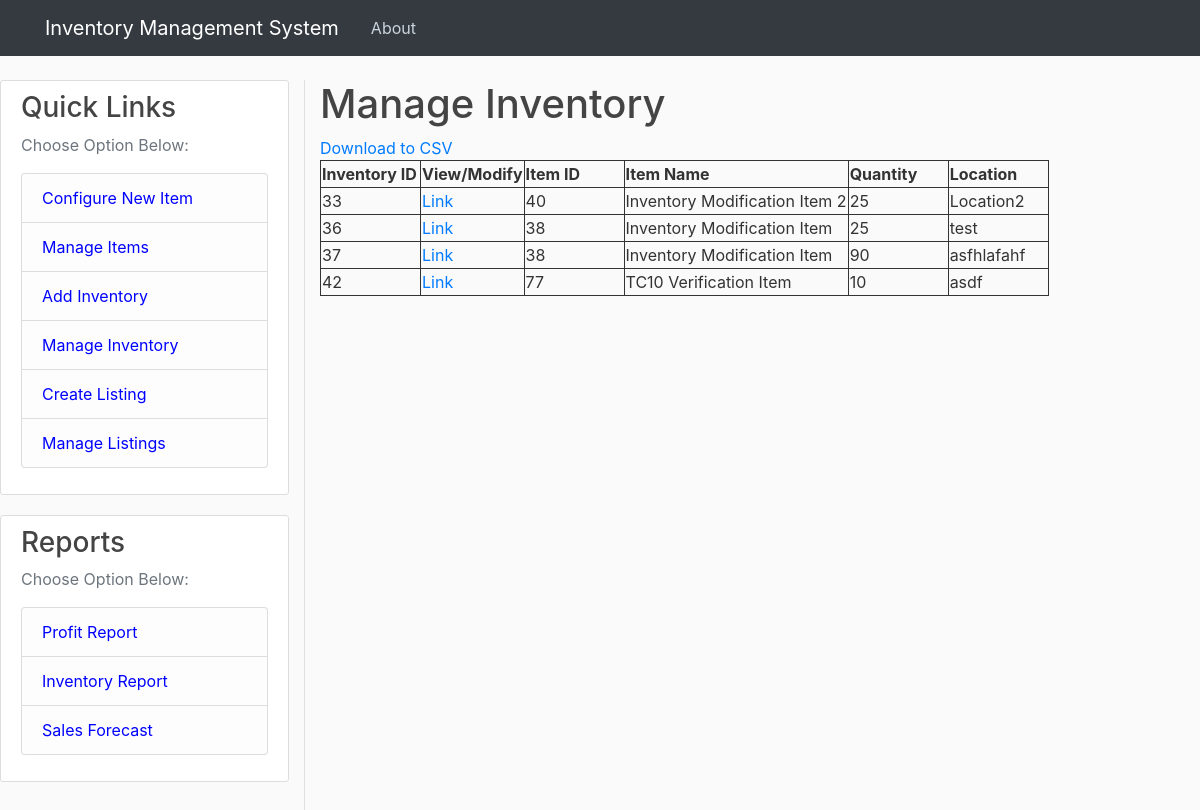
The app's page /inventory_list, older data.
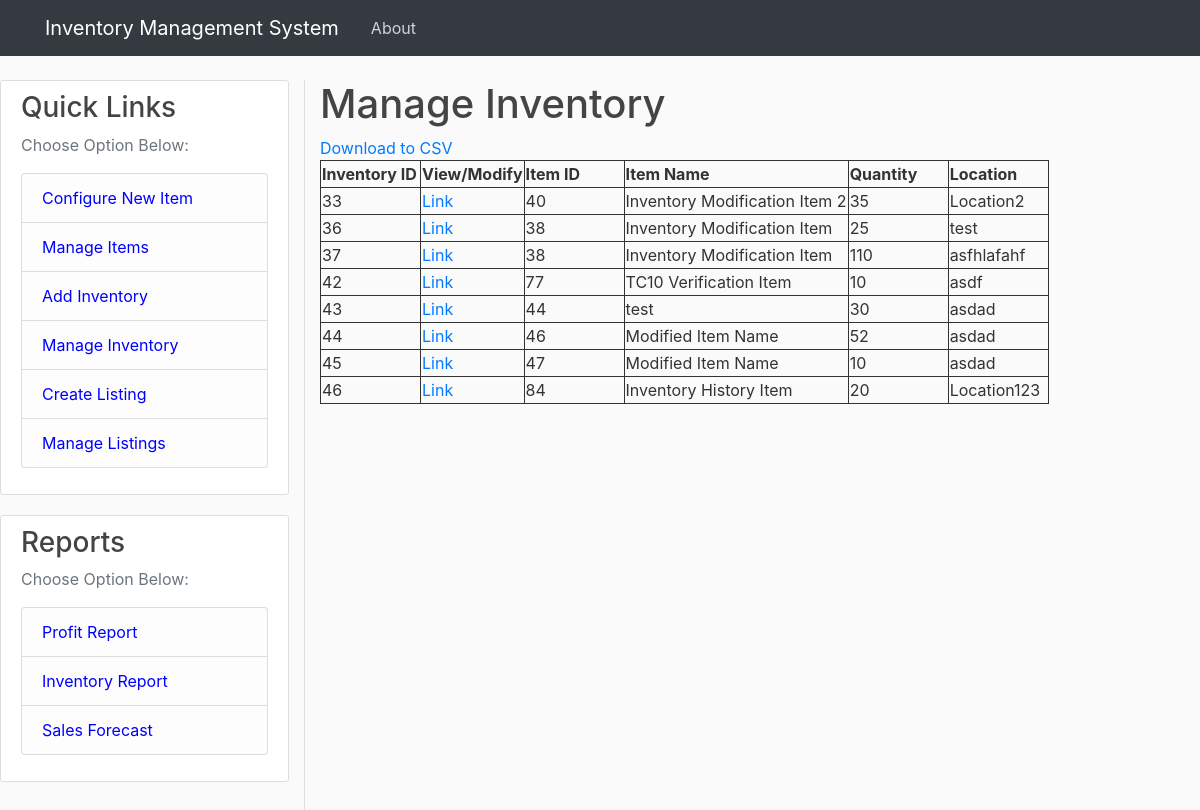
The same page, newer data.
### tables this page shows
CREATE TABLE "inventory" (
	inventory_id INTEGER NOT NULL PRIMARY KEY AUTOINCREMENT,
	quantity INTEGER,
	item_id INTEGER, location_string TEXT, unit_price REAL,
	CONSTRAINT NewTable_items_FK FOREIGN KEY (item_id) REFERENCES items(item_id)
);

CREATE TABLE items (
	item_id INTEGER NOT NULL PRIMARY KEY AUTOINCREMENT,
	item_name TEXT,
	item_description TEXT
);

### inventoryWebApp.py (the view)
@app.route("/inventory_list", methods=['GET', 'POST'])
def inventory_list():
    inventory = get_inventory()     # Retrieving all data from inventory database
    items = get_items()     # Retrieving all data from the items database
    if len(inventory) > 0:  # Verifying there are entries in inventory table, else return blank list
        df_inventory = pd.DataFrame(inventory)  # Converting inventory and Items to DataFrames to join
        df_items = pd.DataFrame(items)
        df_merge = pd.merge(df_inventory, df_items, how='inner', on='item_id')  # Joining to bring in item_name
        df_merge = df_merge[['inventory_id', 'item_id', 'item_name', 'quantity', 'location_string']]    # Reducing to just necessary columns
        json_output = df_merge.to_dict(orient='records')
    else:
        json_output = []
    return render_template('inventory_list.html', json_data=json_output)

### inventoryDbFunctions.py (called while the page is built)
def create_connection(db_file=None):
    if db_file:
        print(db_file)
    else:
        db_file = prod_db_file
    conn2 = sqlite3.connect(db_file)
    return conn2

def get_items(item_id=0, db_file=None):
    items = []
    try:
        conn = create_connection(db_file)
        conn.row_factory = sqlite3.Row
        cur = conn.cursor()
        if item_id == 0:
            cur.execute("SELECT * FROM ITEMS")
        else:
            id_str = str(item_id)
            cur.execute("SELECT * FROM ITEMS WHERE item_id = " + id_str)
        rows = cur.fetchall()
        for i in rows:
            item = {}
            item["item_id"] = i["item_id"]
            item["item_name"] = i["item_name"]
            item["item_description"] = i["item_description"]
            items.append(item)
        conn.close()
    except:
        print("Error in get_items function")
    return items

### templates/inventory_list.html (shortened to what this page needs)
{% extends "layout.html" %}
{% block content %}
<body>
  <h1> Manage Inventory</h1>
  <div>
    <a href="{{ url_for('download_inventory_csv') }}">Download to CSV</a>
    <br>
  </div>
  <table border = "1">
    <thread>
      <tr>
        <th style = "border:solid 1px;"> Inventory ID</th>
        <th style = "border:solid 1px;"> View/Modify</th>
        <th style = "border:solid 1px;"> Item ID</th>
        <th style = "border:solid 1px;"> Item Name</th>
        <th style = "border:solid 1px;"> Quantity</th>
        <th style = "border:solid 1px;"> Location</th>
      </tr>
    </thread>
    <tbody>
      {% for entry in json_data %}
        <tr>
          <td style = "min-width: 100px; max-width:300px;">{{ entry.inventory_id }}</td>
          <td style = "min-width: 100px; max-width:300px;"><a href="{{ url_for('modify_inventory', index = entry.inventory_id) }}">Link</a></td>
          <td style = "min-width: 100px; max-width:300px;">{{ entry.item_id }}</td>
          <td style = "min-width: 100px; max-width:300px;">{{ entry.item_name }}</td>
          <td style = "min-width: 100px; max-width:300px;">{{ entry.quantity }}</td>
          <td style = "min-width: 100px; max-width:300px;">{{ entry.location_string }}</td>
        </tr>
      {% endfor %}
    </tbody>
  </table>
</body>
{% endblock %}

Row changes from the older to the newer data that the page shows:
changed inventory "Location2": quantity "25" → "35"
changed inventory "asfhlafahf": quantity "90" → "110"
added inventory: inventory_id "43", item_id "44", item_name "test", quantity "30", location_string "asdad"
added inventory: inventory_id "44", item_id "46", item_name "Modified Item Name", quantity "52", location_string "asdad"
added inventory: inventory_id "45", item_id "47", item_name "Modified Item Name", quantity "10", location_string "asdad"
added inventory: inventory_id "46", item_id "84", item_name "Inventory History Item", quantity "20", location_string "Location123"
